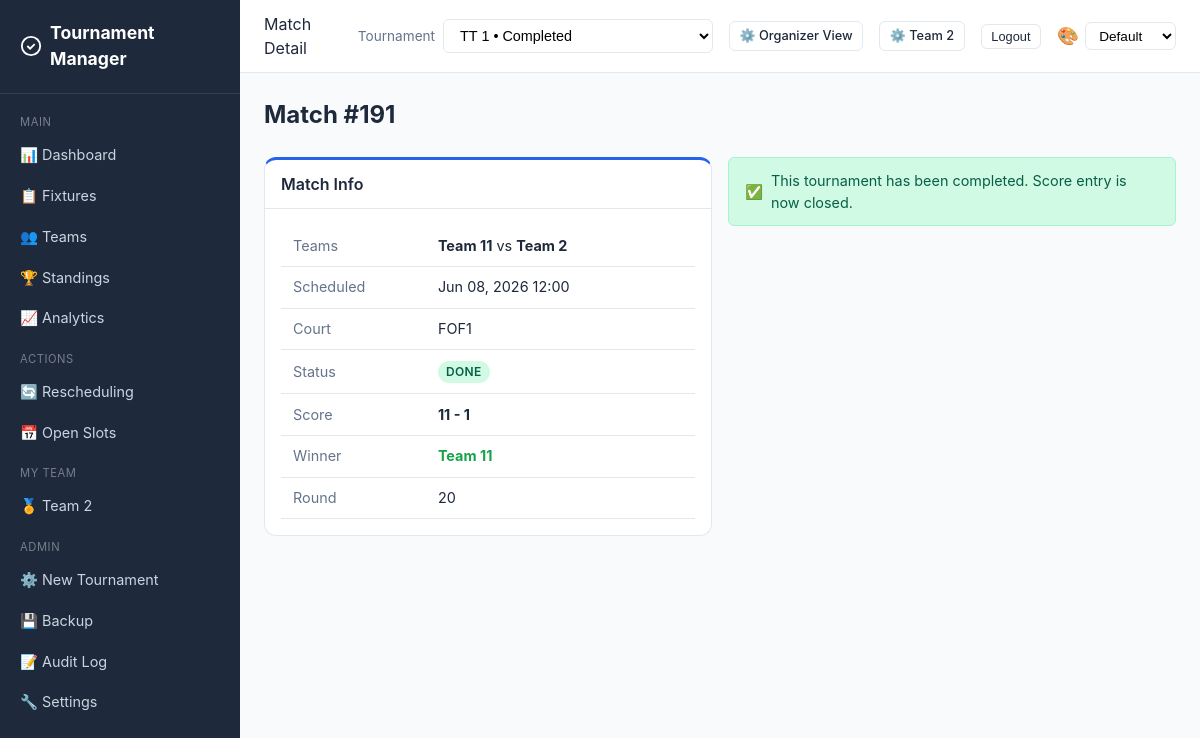
The app's page /match/496/ (signed in) with its own data.
### core/models.py (models this page shows, shortened)
class Team(models.Model):
    STATUS_CHOICES = [
        ("active", "Active"),
        ("withdrawn", "Withdrawn"),
    ]
    user = models.ForeignKey(User, on_delete=models.CASCADE, related_name="captained_teams")
    tournament = models.ForeignKey(
        Tournament, on_delete=models.CASCADE, related_name="teams"
    )
    name = models.CharField(max_length=100)
    department = models.CharField(max_length=120, blank=True, default="")
    status = models.CharField(max_length=20, choices=STATUS_CHOICES, default="active")
    withdrawn_at = models.DateTimeField(null=True, blank=True)
    group = models.CharField(max_length=5, blank=True, default="")
    preferred_courts = models.ManyToManyField(Court, blank=True, related_name="preferred_by")
    availability_notes = models.TextField(blank=True, default="")
    seed = models.IntegerField(default=0)
    class Meta:
        unique_together = [["tournament", "name"], ["tournament", "user"]]

class Match(models.Model):
    STATUS_CHOICES = [
        ("upcoming", "Upcoming"),
        ("in_progress", "In Progress"),
        ("pending_confirmation", "Pending Confirmation"),
        ("confirmed", "Done"),
        ("disputed", "Disputed"),
        ("cancelled", "Cancelled"),
        ("forfeited", "Forfeited"),
        ("bye", "Bye"),
    ]
    tournament = models.ForeignKey(
        Tournament, on_delete=models.CASCADE, related_name="matches"
    )
    match_number = models.IntegerField()
    team1 = models.ForeignKey(
        Team, on_delete=models.CASCADE, related_name="home_matches", null=True, blank=True
    )
    team2 = models.ForeignKey(
        Team, on_delete=models.CASCADE, related_name="away_matches", null=True, blank=True
    )
    court = models.ForeignKey(
        Court, on_delete=models.SET_NULL, null=True, blank=True, related_name="matches"
    )
    scheduled_time = models.DateTimeField(null=True, blank=True)
    scheduled_end_time = models.DateTimeField(null=True, blank=True)
    status = models.CharField(max_length=25, choices=STATUS_CHOICES, default="upcoming")
    score_team1 = models.IntegerField(null=True, blank=True)
    score_team2 = models.IntegerField(null=True, blank=True)
    submitted_by = models.ForeignKey(
        Team, on_delete=models.SET_NULL, null=True, blank=True, related_name="submitted_scores"
    )
    confirmed_by = models.ForeignKey(
        Team, on_delete=models.SET_NULL, null=True, blank=True, related_name="confirmed_scores"
    )
    winner = models.ForeignKey(
        Team, on_delete=models.SET_NULL, null=True, blank=True, related_name="won_matches"
    )
    notes = models.TextField(blank=True, default="")
    round_number = models.IntegerField(default=1)
    bracket_position = models.IntegerField(default=0)
    bracket_type = models.CharField(max_length=20, default="winners")
    next_match = models.ForeignKey(
        "self", on_delete=models.SET_NULL, null=True, blank=True, related_name="previous_matches"
    )
    group = models.CharField(max_length=5, blank=True, default="")
    created_at = models.DateTimeField(auto_now_add=True)
    updated_at = models.DateTimeField(auto_now=True)
    class Meta:
        ordering = ["match_number"]
    def __str__(self):
        t1 = self.team1.name if self.team1 else "TBD"
        t2 = self.team2.name if self.team2 else "TBD"
        return f"Match {self.match_number}: {t1} vs {t2}"

class Court(models.Model):
    tournament = models.ForeignKey(
        Tournament, on_delete=models.CASCADE, related_name="courts"
    )
    name = models.CharField(max_length=100)
    is_available = models.BooleanField(default=True)
    class Meta:
        unique_together = ["tournament", "name"]

### core/views.py (the view)
# urls.py: path("match/<int:pk>/", views.match_detail, name="match_detail"),
@login_required
def match_detail(request, pk):
    match = get_object_or_404(
        Match.objects.select_related("team1", "team2", "court", "winner", "submitted_by", "confirmed_by"),
        pk=pk,
    )
    _expire_no_show_reports(match.tournament)
    match.refresh_from_db()
    _sync_open_slots_for_tournament(match.tournament)
    team = _get_team(request.user, match.tournament)
    is_participant = team and (match.team1 == team or match.team2 == team)
    can_submit = is_participant and match.status in ("upcoming", "in_progress")
    can_confirm = (is_participant and match.status == "pending_confirmation" and match.submitted_by != team)
    can_dispute = can_confirm
    pending_no_show_report = match.no_show_reports.filter(status="pending").select_related(
        "absent_team", "present_team"
    ).first()
    no_show_window_open = bool(match.scheduled_time and match.scheduled_time <= timezone.now())
    can_mark_no_show = _is_organizer(request.user) and bool(match.team1_id and match.team2_id) and match.status in ("upcoming", "in_progress") and no_show_window_open
    can_report_no_show = is_participant and _is_captain(request.user, team) and bool(match.team1_id and match.team2_id) and match.status in ("upcoming", "in_progress") and no_show_window_open and not pending_no_show_report
    can_reschedule = is_participant and _is_captain(request.user, team)
    can_override_result = _is_organizer(request.user) and _can_override_match(match)
    reschedule_form = RescheduleForm(tournament=match.tournament)
    open_slot_choices = _build_open_slot_choices(match, reschedule_form.fields["open_slot"].queryset)
    context = {
        "match": match,
        "team": team,
        "tournament": match.tournament,
        "is_participant": is_participant,
        "can_submit": can_submit,
        "can_confirm": can_confirm,
        "can_dispute": can_dispute,
        "can_mark_no_show": can_mark_no_show,
        "can_report_no_show": can_report_no_show,
        "can_reschedule": can_reschedule,
        "can_override_result": can_override_result,
        "pending_no_show_report": pending_no_show_report,
        "score_form": ScoreSubmitForm(),
        "reschedule_form": reschedule_form,
        "open_slot_choices": open_slot_choices,
        "reschedule_requests": match.reschedule_requests.order_by("-created_at"),
        "is_organizer": _is_organizer(request.user),
        **_tournament_context(request, match.tournament),
    }
    return _render_refreshable_page(
        request,
        "core/match_detail.html",
        "core/partials/match_detail_content.html",
        context,
    )

### templates/core/match_detail.html (shortened to what this page needs)
{% extends "core/base.html" %}
{% block page_header %}Match Detail{% endblock %}
{% block content %}
<h1 class="page-title">Match #{{ match.match_number }}</h1>
<div id="match-detail-live-region" data-auto-refresh="true" data-refresh-interval="10000">
    {% include "core/partials/match_detail_content.html" %}
</div>
{% endblock %}

### templates/core/base.html (shortened to what this page needs)
{% load static %}
<!DOCTYPE html>
<html lang="en">
<head>
    <link rel="stylesheet" href="{% static 'css/style.css' %}?v={% now 'YmdHis' %}">
</head>
<body>
{% if user.is_authenticated %}
<div class="app-layout">
    <aside class="sidebar">
        <div class="sidebar-brand">
            <svg viewBox="0 0 24 24" fill="none" stroke="currentColor" stroke-width="2"><circle cx="12" cy="12" r="10"/><path d="M8 12l3 3 5-5"/></svg>
            Tournament Manager
        </div>
        <nav class="sidebar-nav">
            <div class="sidebar-section">Main</div>
            <a href="{% url 'dashboard' %}" class="{% if request.resolver_match.url_name == 'dashboard' %}active{% endif %}">📊 Dashboard</a>
            <a href="{% url 'fixtures' %}" class="{% if request.resolver_match.url_name == 'fixtures' %}active{% endif %}">📋 Fixtures</a>
            <a href="{% url 'teams' %}" class="{% if request.resolver_match.url_name == 'teams' or request.resolver_match.url_name == 'team_detail' %}active{% endif %}">👥 Teams</a>
            <a href="{% url 'standings' %}" class="{% if request.resolver_match.url_name == 'standings' %}active{% endif %}">🏆 Standings</a>
            <a href="{% url 'analytics' %}" class="{% if request.resolver_match.url_name == 'analytics' %}active{% endif %}">📈 Analytics</a>
            <div class="sidebar-section">Actions</div>
            <a href="{% url 'rescheduling' %}" class="{% if request.resolver_match.url_name == 'rescheduling' %}active{% endif %}">🔄 Rescheduling</a>
            <a href="{% url 'open_slots' %}" class="{% if request.resolver_match.url_name == 'open_slots' %}active{% endif %}">📅 Open Slots</a>
            {% if team %}
            <div class="sidebar-section">My Team</div>
            <a href="{% url 'team_detail' pk=team.pk %}" class="{% if request.resolver_match.url_name == 'team_detail' %}active{% endif %}">🏅 {{ team.name }}</a>
            {% endif %}
            {% if user.is_staff %}
            <div class="sidebar-section">Admin</div>
            <a href="{% url 'tournament_setup' %}" class="{% if request.resolver_match.url_name == 'tournament_setup' %}active{% endif %}">⚙️ New Tournament</a>
            <a href="{% url 'backup' %}" class="{% if request.resolver_match.url_name == 'backup' %}active{% endif %}">💾 Backup</a>
            <a href="{% url 'audit_log' %}" class="{% if request.resolver_match.url_name == 'audit_log' %}active{% endif %}">📝 Audit Log</a>
            <a href="{% url 'settings' %}" class="{% if request.resolver_match.url_name == 'settings' %}active{% endif %}">🔧 Settings</a>
            {% endif %}
        </nav>
    </aside>
    <div class="main-content">
        <header class="topbar">
            <div class="topbar-left">
                <span>{% block page_header %}{% endblock %}</span>
            </div>
            <div class="topbar-right">
                {% if user.is_staff and available_tournaments %}
                <form method="post" action="{% url 'select_tournament' %}" style="display:flex;align-items:center;gap:0.5rem;">
                    <label for="tournament-switch" class="text-muted" style="font-size:0.85rem;">Tournament</label>
                    <select id="tournament-switch" name="tournament_id" class="form-select" onchange="this.form.submit()" style="min-width:220px;">
                        {% for t in available_tournaments %}
                        <option value="{{ t.pk }}" {% if selected_tournament and t.pk == selected_tournament.pk %}selected{% endif %}>
                            {{ t.name }} • {{ t.get_status_display }}
                        </option>
                        {% endfor %}
                    </select>
                </form>
                {% endif %}
                {% if has_dual_roles %}
                <a href="{% url 'toggle_view_preference' %}" class="btn btn-outline btn-sm" title="Switch view mode">
                    {% if view_mode == 'organizer' %}
                    👤 Team View
                    {% else %}
                    ⚙️ Organizer View
                    {% endif %}
                </a>
                {% endif %}
                {% if team %}
                <a href="{% url 'team_detail' pk=team.pk %}" class="btn btn-outline btn-sm">&#9881;&#65039; {{ team.name }}</a>
                {% elif user.is_staff %}
                <span class="text-muted">Organizer: <strong>{{ user.username }}</strong></span>
                {% endif %}
                <form method="post" action="{% url 'logout' %}" style="display:inline;">
                    <button type="submit" class="btn btn-outline btn-sm">Logout</button>
                </form>
                <div class="theme-picker">
                    <label for="themeSelect" style="font-size:1.1rem;cursor:default;" title="Theme">🎨</label>
                    <select id="themeSelect" class="form-select" style="width:auto;padding:0.3rem 0.55rem;font-size:0.85rem;">
                        <option value="default">Default</option>
                    </select>
                </div>
            </div>
        </header>
        <div class="content">
            {% block content %}{% endblock %}
        </div>
    </div>
</div>
{% endif %}
</body>
</html>

### templates/core/partials/match_detail_content.html (shortened to what this page needs)
<div class="grid grid-2">
    <div class="card">
        <div class="card-header">Match Info</div>
        <div class="card-body">
            <table style="width:100%">
                <tr><td class="text-muted" style="width:35%">Teams</td><td><strong>{{ match.team1.name|default:"TBD" }}</strong> vs <strong>{{ match.team2.name|default:"TBD" }}</strong></td></tr>
                <tr><td class="text-muted">Scheduled</td><td>{{ match.scheduled_time|date:"M d, Y H:i"|default:"Not scheduled" }}</td></tr>
                <tr><td class="text-muted">Court</td><td>{{ match.court.name|default:"Not assigned" }}</td></tr>
                <tr><td class="text-muted">Status</td><td><span class="badge badge-{{ match.status }}">{{ match.get_status_display }}</span></td></tr>
                <tr><td class="text-muted">Score</td><td>{% if match.score_team1 is not None %}<strong>{{ match.score_team1 }} - {{ match.score_team2 }}</strong>{% else %}Not recorded{% endif %}</td></tr>
                {% if match.winner %}<tr><td class="text-muted">Winner</td><td class="text-success"><strong>{{ match.winner.name }}</strong></td></tr>{% endif %}
                {% if match.round_number %}<tr><td class="text-muted">Round</td><td>{{ match.round_number }}</td></tr>{% endif %}
            </table>
        </div>
    </div>
    <div>
        {% if match.tournament.status == 'completed' %}
        <div class="alert alert-success" style="display:flex;align-items:center;gap:0.5rem;">
            <span>✅</span>
            <span>This tournament has been completed. Score entry is now closed.</span>
        </div>
        {% endif %}
    </div>
</div>

### records on screen
Team: name "Team 2"
Match: match_number "191", team1.name "Team 11", team2.name "Team 2", scheduled_time "Jun 08, 2026 12:00", court.name "FOF1", status "DONE", score_team1 "11", score_team2 "1", winner.name "Team 11", round_number "20"

### other values on screen
form field tournament_id "TT 1 • Completed"
